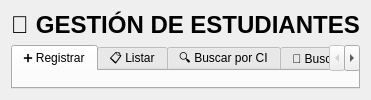
<?xml version="1.0" encoding="UTF-8"?>
<ui version="4.0">
    <class>GestionEstudiantesWidget</class>
    <widget class="QWidget" name="GestionEstudiantesWidget">
        <layout class="QVBoxLayout" name="verticalLayout">
            <item>
                <widget class="QLabel" name="labelTitulo">
                    <property name="text">
                        <string>👤 GESTIÓN DE ESTUDIANTES</string>
                    </property>
                    <property name="font">
                        <font>
                            <family>Segoe UI</family>
                            <pointsize>18</pointsize>
                            <weight>75</weight>
                            <bold>true</bold>
                        </font>
                    </property>
                    <property name="alignment">
                        <set>Qt::AlignCenter</set>
                    </property>
                </widget>
            </item>
            <item>
                <widget class="QTabWidget" name="tabWidget">
                    <widget class="QWidget" name="tabRegistrar">
                        <attribute name="title">
                            <string>➕ Registrar</string>
                        </attribute>
                    </widget>
                    <widget class="QWidget" name="tabListar">
                        <attribute name="title">
                            <string>📋 Listar</string>
                        </attribute>
                    </widget>
                    <widget class="QWidget" name="tabBuscarCI">
                        <attribute name="title">
                            <string>🔍 Buscar por CI</string>
                        </attribute>
                    </widget>
                    <widget class="QWidget" name="tabBuscarNombre">
                        <attribute name="title">
                            <string>👤 Buscar por Nombre</string>
                        </attribute>
                    </widget>
                    <widget class="QWidget" name="tabEstadisticas">
                        <attribute name="title">
                            <string>📊 Estadísticas</string>
                        </attribute>
                    </widget>
                </widget>
            </item>
        </layout>
    </widget>
    <resources/>
    <connections/>
</ui>
